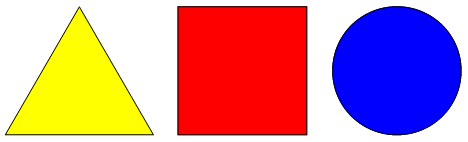
#> input picture images/hough/test-image.png, 468 x 142 px, found by its file name
$ python tp4.py
#> lines starting #> are read from the running program, lines starting #| are printed output that depends on the picture
import cv2
import numpy as np

def hough_lines(image, gray):
    #Uso Canny para detectar bordes
    edges = cv2.Canny(gray, 50, 150, apertureSize=3)

    #Detecto Hough via OpenCV
    lines = cv2.HoughLines(edges, rho=1, theta=np.pi / 180, threshold=100)

    # Ploteo las lineas encontradas
    if lines is not None:
        for line in lines:
            rho, theta = line[0]
            a = np.cos(theta)
            b = np.sin(theta)
            x0 = a * rho
            y0 = b * rho
            x1 = int(x0 + 1000 * (-b))
            y1 = int(y0 + 1000 * (a))
            x2 = int(x0 - 1000 * (-b))
            y2 = int(y0 - 1000 * (a))
            cv2.line(image, (x1, y1), (x2, y2), (0, 255, 0), 2)

    # Muestro resultado x pantalla
    cv2.imshow(f'Detectadas {len(lines)} lineas.', image)
    loop = True
    while loop:
        if cv2.waitKey(1) & 0xFF == ord('q'):
            cv2.destroyAllWindows()

def hough_circles(image, gray):
    # Aplicamos un blur para reducir ruido
    gray_blurred = cv2.medianBlur(gray, 5)

    # Detectar circulos con la transformada de Hough de Circulos
    circles = cv2.HoughCircles(
        gray_blurred,
        cv2.HOUGH_GRADIENT,
        dp=1,
        minDist=20,
        param1=50,
        param2=30,
        minRadius=1,
        maxRadius=150
    )

    # Ploteamos todos los circulos detectados
    if circles is not None:
        circles = np.uint16(np.around(circles))
        for circle in circles[0, :]:
            center = (circle[0], circle[1])  # Circle center
            radius = circle[2]  # Circle radius
            # Draw the circle center
            cv2.circle(image, center, 1, (0, 100, 100), 3)
            # Draw the circle outline
            cv2.circle(image, center, radius, (255, 0, 255), 3)

    # Mostramos resultados
    cv2.imshow(f'Detectados {len(circles)} Circulos', image)
    cv2.waitKey(0)
    cv2.destroyAllWindows()


if __name__ == '__main__':
    image = cv2.imread("./images/hough/test-image.png")
#> image is the input picture: shape (142, 468, 3); mean B, G, R 151.6, 138.2, 200.8
    gray = cv2.cvtColor(image, cv2.COLOR_BGR2GRAY)
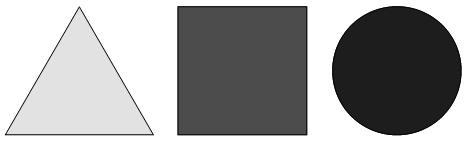
#> gray: shape (142, 468); min 0, max 255, mean 158.4

    hough_lines(image.copy(), gray.copy())
#> in hough_lines, `edges = cv2.Canny(gray, 50, 150, apertureSize=3)`:
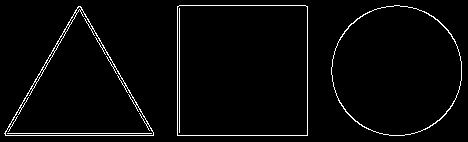
#> edges: shape (142, 468); 3% white in thin lines or dots
#> in hough_lines, `lines = cv2.HoughLines(edges, rho=1, theta=np.pi / 180, threshold=100)`: lines = [[135, 1.57], [133, 1.57], [5, 1.57], [177, 0], [307, 0], [179, 0], [-66, 2.62], [131, 1.59], [-64, 2.62], [70, 0.524]]
#> the loop in hough_lines, `for line in lines:` made 10 passes
#> (rho, theta, a, b, x0, y0, x1, y1) on passes 1 to 10: (135, 1.57, -4.37e-08, 1, -5.9e-06, 135, -1000, 134), (133, 1.57, -4.37e-08, 1, -5.81e-06, 133, -1000, 132), (5, 1.57, -4.37e-08, 1, -2.19e-07, 5, -1000, 4), (177, 0, 1, 0, 177, 0, 177, 1000), (307, 0, 1, 0, 307, 0, 307, 1000), (179, 0, 1, 0, 179, 0, 179, 1000), (-66, 2.62, -0.866, 0.5, 57.16, -33, -442, -899), (131, 1.59, -0.0175, 1, -2.29, 131, -1002, 113), (-64, 2.62, -0.866, 0.5, 55.43, -32, -444, -898), (70, 0.524, 0.866, 0.5, 60.62, 35, -439, 901)
#> after the loop in hough_lines, `for line in lines:`:
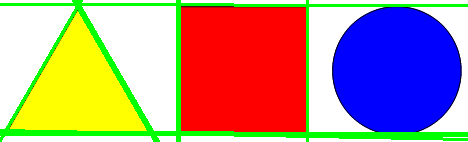
#> image: shape (142, 468, 3); mean of channels 0, 1, 2 136.1, 144.7, 178.6; drawn as B, G, R
#> (key q is pressed here)
    hough_circles(image.copy(), gray.copy())
